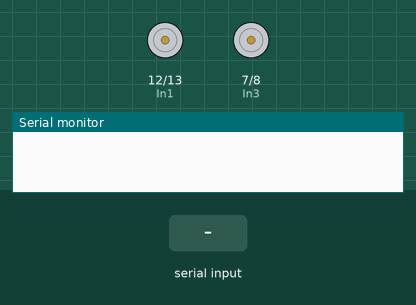
Simulated run of this sketch. Board: Arduino Uno, built with avr-gcc and run on an emulated ATmega328P. Parts: motor-driver pin pairs drawn as motors (green arrow = first pin HIGH = forward, orange = second pin HIGH = backward, longer = more drive, scaled by the enable pin), the last lines printed to the serial monitor. The inputs (shaded band) are chosen by the test bench.

Above: at 1.2 s.
1.3 s: "s" received over Serial
At 1.4 s:
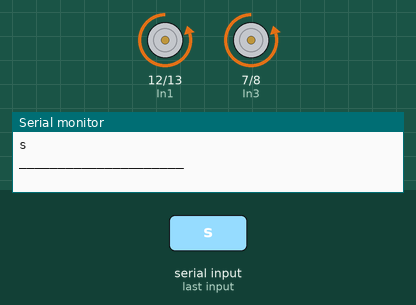
3.0 s: "d" received over Serial
At 3.1 s:
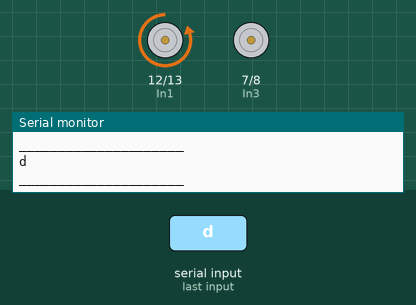
4.7 s: "a" received over Serial
At 4.8 s:
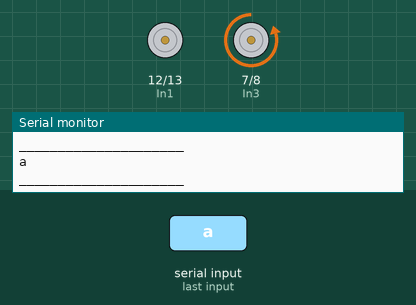
6.4 s: "w" received over Serial
At 6.5 s:
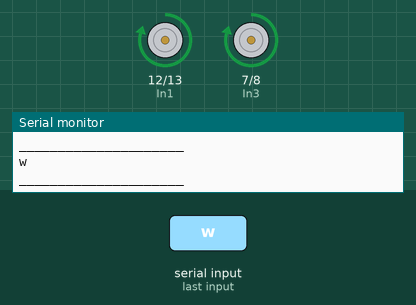
8.1 s: "d" received over Serial
At 8.7 s:
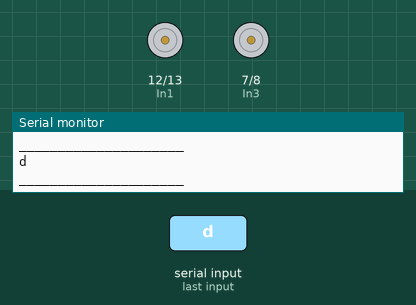
Timing chart, 0 to 10.8 s (numbered marks = the images above; inputs shaded):
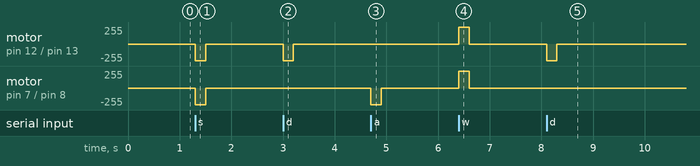

Measured:
- after the input at 1.3 s, motor on pin 12 (In1) / pin 13 (In2), motor on pin 7 (In3) / pin 8 (In4): stopped → backward 250/255 at once, → stopped 0.20 s later
- after the input at 3.0 s, motor on pin 12 (In1) / pin 13 (In2): stopped → backward 250/255 at once, → stopped 0.20 s later
- after the input at 4.7 s, motor on pin 7 (In3) / pin 8 (In4): stopped → backward 250/255 at once, → stopped 0.20 s later
- after the input at 6.4 s, motor on pin 12 (In1) / pin 13 (In2), motor on pin 7 (In3) / pin 8 (In4): stopped → forward 250/255 at once, → stopped 0.20 s later
- after the input at 8.1 s, motor on pin 12 (In1) / pin 13 (In2): stopped → backward 250/255 at once, → stopped 0.20 s later

The sketch:

code.ino
```cpp
int trigPin = 9;
int echoPin = 10;
float duration;
int distance;
int autoPilot = 0;
int Running = 0;

void Forward();
void Left();
void Back();
void Right(int del);
void For();
void Stop();

String message; //string that stores the incoming message

int In3 = 7;
int In4 = 8;
int ENA = 6;
int In1 = 12;
int In2 = 13;
int ENB = 11;
int SPEED = 250;

void setup()
{
  pinMode(trigPin, OUTPUT); // Sets the trigPin as an Output
  pinMode(echoPin, INPUT); // Sets the echoPin as an Input
  pinMode(In1, OUTPUT);
  pinMode(In2, OUTPUT);
  pinMode(ENA, OUTPUT);
  pinMode(In3, OUTPUT);
  pinMode(In4, OUTPUT);
  pinMode(ENB, OUTPUT);
  Serial.begin(9600); //set baud rate
}


void loop()
{
  while(Serial.available())
  {//while there is data available on the serial monitor
    message+=char(Serial.read());//store string from serial command
  }
  if(!Serial.available())
  {
      if (autoPilot == 1){
        if(message!=""){//if data is available
            Serial.println(message); //show the data
            Serial.println("_____________________"); //show the data
            //TODO: Fix the problem of buffering the first character
            //no-pilot
            if(message == "n") {
              autoPilot = 0;
            }
            digitalWrite(trigPin, LOW);
            delayMicroseconds(2);
            digitalWrite(trigPin, HIGH);
            delayMicroseconds(10);
            digitalWrite(trigPin, LOW);
            duration = pulseIn(echoPin, HIGH);
            distance= duration*0.034/2;
            Serial.print("Distance: ");
            Serial.println(distance);
            if(distance >= 25 && Running == 0)
              For();
            if(distance <= 25 && Running != 0){
              Stop();
              delay(200);
              Right(800);
            }
          }
      }

      if (autoPilot == 0){
        if(message!=""){
            Serial.println(message); //show the data
            Serial.println("_____________________"); //show the data
            //TODO: Fix the problem of buffering the first character
            //pilot
            if(message == "p"){
              autoPilot = 1;
            }
            if(message =="s")
              Back();
            if(message=="d")
              Right(200);
            if(message =="a")
              Left();
            if(message =="w")
              Forward();

          }
        }
        message=""; //clear the data

    }
}

void Forward(){
    digitalWrite(In1, HIGH);
    digitalWrite(In2, LOW);
    analogWrite(ENA, SPEED);

    digitalWrite(In3, HIGH);
    digitalWrite(In4, LOW);
    analogWrite(ENB, SPEED);
    delay(200);
    digitalWrite(In1, HIGH);
    digitalWrite(In2, LOW);
    analogWrite(ENA, 0);

    digitalWrite(In3, HIGH);
    digitalWrite(In4, LOW);
    analogWrite(ENB, 0);
}

void For(){
    Running = 1;
    digitalWrite(In1, LOW);
    digitalWrite(In2, HIGH);
    analogWrite(ENA, SPEED);

    digitalWrite(In3, LOW);
    digitalWrite(In4, HIGH);
    analogWrite(ENB, SPEED);
}

void Stop(){
    Running = 0;
    digitalWrite(In1, LOW);
    digitalWrite(In2, HIGH);
    analogWrite(ENA, 0);

    digitalWrite(In3, LOW);
    digitalWrite(In4, HIGH);
    analogWrite(ENB, 0);
}

void Left(){
    digitalWrite(In4, HIGH);
    digitalWrite(In3, LOW);
    analogWrite(ENB, SPEED);
    delay(200);
    digitalWrite(In4, HIGH);
    digitalWrite(In3, LOW);
    analogWrite(ENB, 0);
}

void Right(int del){
    digitalWrite(In1, LOW);
    digitalWrite(In2, HIGH);
    analogWrite(ENA, SPEED);
    delay(del);
    digitalWrite(In1, LOW);
    digitalWrite(In2, HIGH);
    analogWrite(ENA, 0);
}

void Back(){

    digitalWrite(In1, LOW);
    digitalWrite(In2, HIGH);
    analogWrite(ENA, SPEED);

    digitalWrite(In3, LOW);
    digitalWrite(In4, HIGH);
    analogWrite(ENB, SPEED);
    delay(200);
    digitalWrite(In1, LOW);
    digitalWrite(In2, HIGH);
    analogWrite(ENA, 0);

    digitalWrite(In3, LOW);
    digitalWrite(In4, HIGH);
    analogWrite(ENB, 0);


}
```
